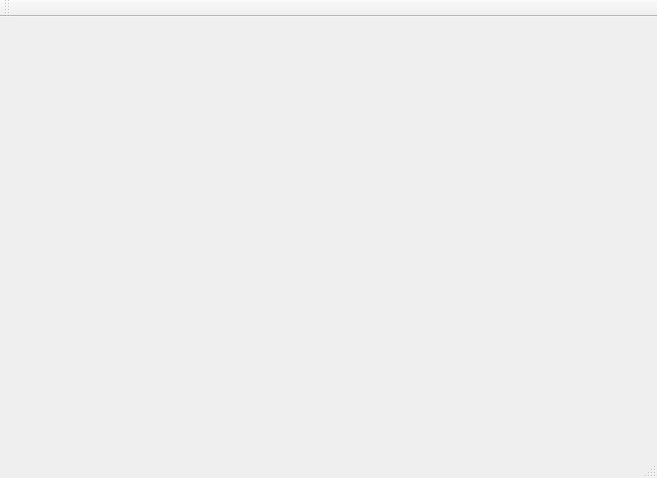
<?xml version="1.0" encoding="UTF-8"?>
<ui version="4.0">
 <class>MainWindow</class>
 <widget class="QMainWindow" name="MainWindow">
  <property name="geometry">
   <rect>
    <x>0</x>
    <y>0</y>
    <width>657</width>
    <height>478</height>
   </rect>
  </property>
  <property name="windowTitle">
   <string>MainWindow</string>
  </property>
  <widget class="QWidget" name="centralWidget"/>
  <widget class="QMenuBar" name="menuBar">
   <property name="geometry">
    <rect>
     <x>0</x>
     <y>0</y>
     <width>657</width>
     <height>23</height>
    </rect>
   </property>
  </widget>
  <widget class="QToolBar" name="mainToolBar">
   <attribute name="toolBarArea">
    <enum>TopToolBarArea</enum>
   </attribute>
   <attribute name="toolBarBreak">
    <bool>false</bool>
   </attribute>
  </widget>
  <widget class="QStatusBar" name="statusBar"/>
 </widget>
 <layoutdefault spacing="6" margin="11"/>
 <resources/>
 <connections/>
</ui>
